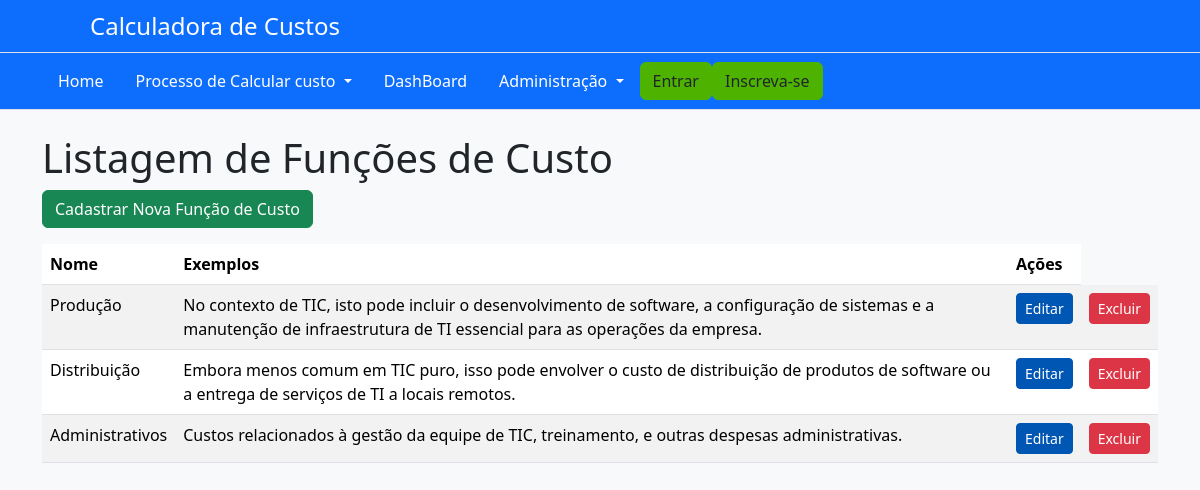
/listarfuncaodecusto/, run on an earlier commit of the app's database.
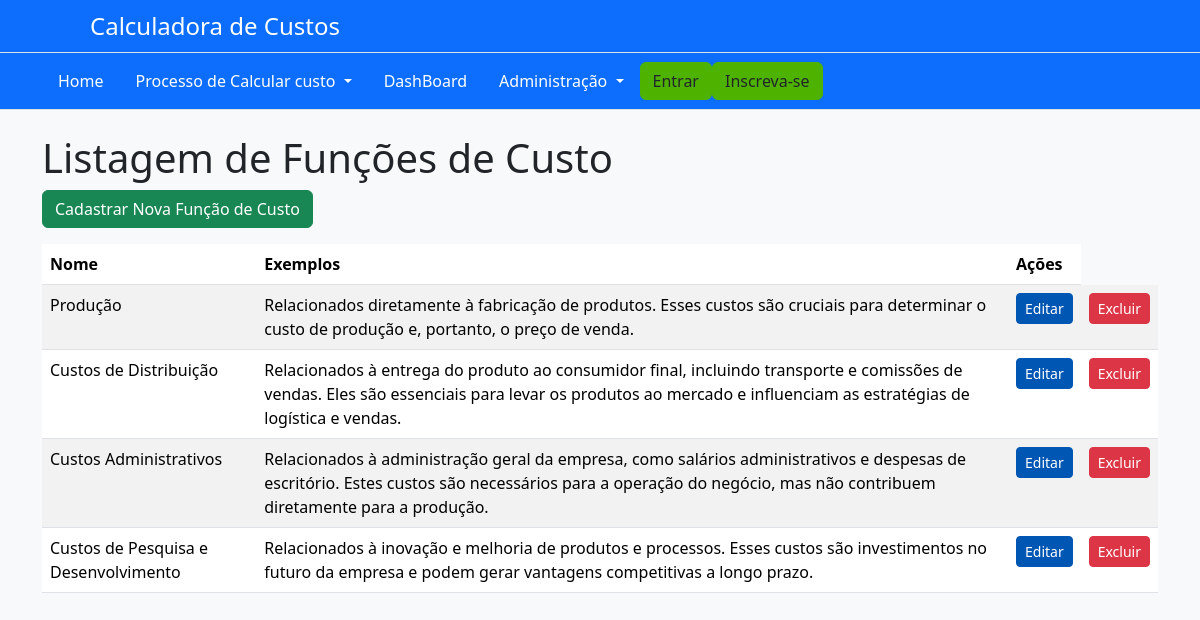
And on a later commit of the database.
### AppCalculadora/models.py (models this page shows, shortened)
class FuncaoCusto(models.Model):
    nome = models.CharField(max_length=255)
    exemplos = models.TextField()

### AppCalculadora/views.py (the view)
# urls.py: path('listarfuncaodecusto/', views.listar_funcao_custo, name='listarFuncaoCusto'),
def listar_funcao_custo(request):
    funcoes_custo = FuncaoCusto.objects.all()
    return render(request, 'funcaocusto/listar_funcao_custo.html', {'funcoes_custo': funcoes_custo})

### AppCalculadora/templates/funcaocusto/listar_funcao_custo.html
{% extends 'base.html' %}
{% block content %}
<div class="container">
    <h1 class="page-title">Listagem de Funções de Custo</h1>
    <a href="{% url 'cadastrarFuncaoCusto' %}" class="btn btn-success mb-3">Cadastrar Nova Função de Custo</a>
    <table class="table table-striped">
        <thead>
            <tr>
                <th>Nome</th>
                <th>Exemplos</th>
                <th>Ações</th>
            </tr>
        </thead>
        <tbody>
            {% for funcao_custo in funcoes_custo %}
            <tr>
                <td>{{ funcao_custo.nome }}</td>
                <td>{{ funcao_custo.exemplos }}</td>
                <td>
                    <a href="{% url 'editarFuncaoCusto' funcao_custo.pk %}" class="btn btn-primary btn-sm">Editar</a>
                </td>
                <td>
                    <a href="{% url 'excluirFuncaoCusto' funcao_custo.pk %}" class="btn btn-danger btn-sm">Excluir</a>
                </td>
            </tr>
            {% endfor %}
        </tbody>
    </table>
</div>
{% endblock %}

What changed in the data, as far as the page shows it:
changed FuncaoCusto "Produção": exemplos "No contexto de TIC, isto pode incluir o desenvolvimento de software, a configuração de sistemas e a manutenção de infraestrutura de TI essencial para as operações da empresa." → "Relacionados diretamente à fabricação de produtos. Esses custos são cruciais para determinar o custo de produção e, portanto, o preço de venda."
changed FuncaoCusto: nome "Distribuição" → "Custos de Distribuição"; exemplos "Embora menos comum em TIC puro, isso pode envolver o custo de distribuição de produtos de software ou a entrega de serviços de TI a locais remotos." → "Relacionados à entrega do produto ao consumidor final, incluindo transporte e comissões de vendas. Eles são essenciais para levar os produtos ao mercado e influenciam as estratégias de logística e vendas."
changed FuncaoCusto: nome "Administrativos" → "Custos Administrativos"; exemplos "Custos relacionados à gestão da equipe de TIC, treinamento, e outras despesas administrativas." → "Relacionados à administração geral da empresa, como salários administrativos e despesas de escritório. Estes custos são necessários para a operação do negócio, mas não contribuem diretamente para a produção."
added FuncaoCusto: nome "Custos de Pesquisa e Desenvolvimento", exemplos "Relacionados à inovação e melhoria de produtos e processos. Esses custos são investimentos no futuro da empresa e podem gerar vantagens competitivas a longo prazo."
